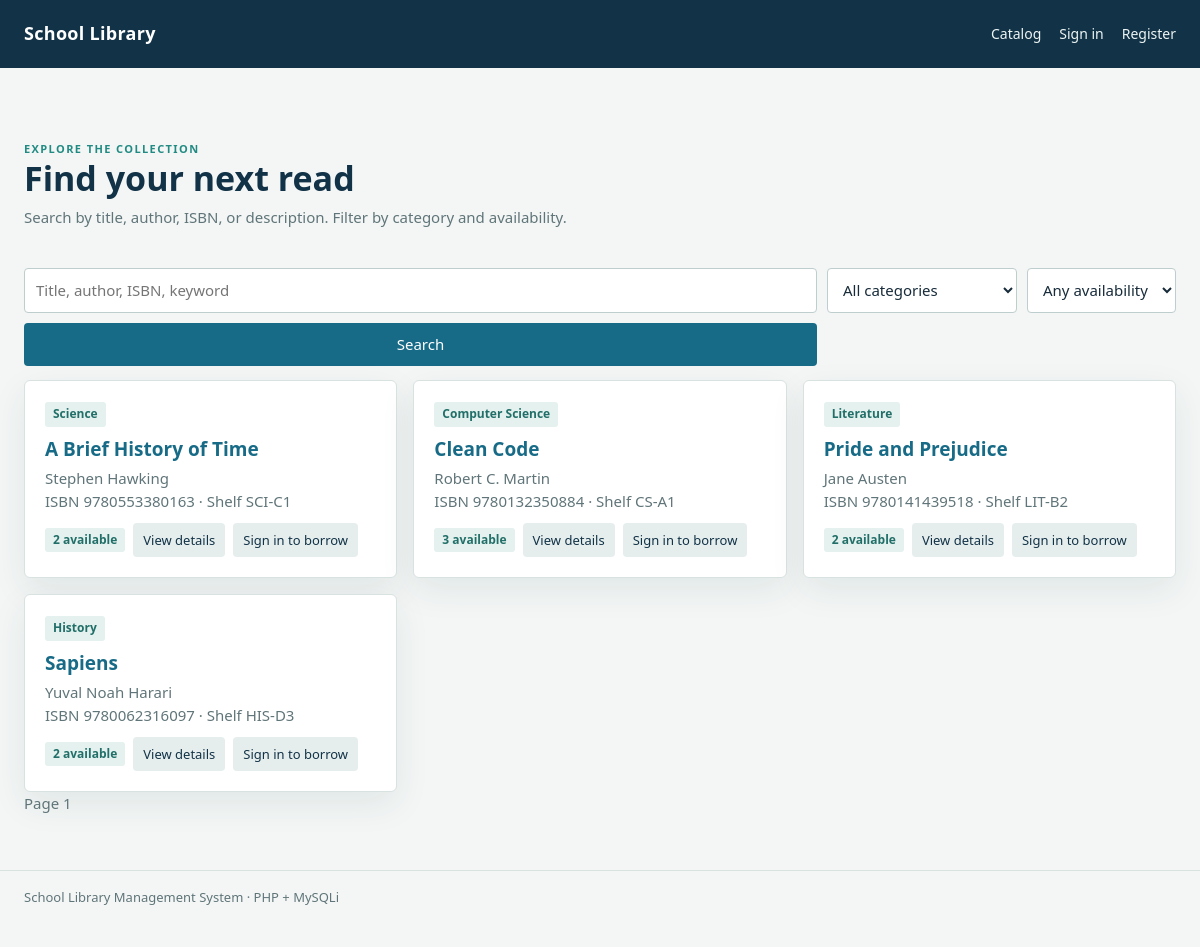
The page / on the database its author committed.
### tables this page shows
CREATE TABLE books (
  id BIGINT UNSIGNED AUTO_INCREMENT PRIMARY KEY,
  isbn VARCHAR(20) NULL UNIQUE,
  title VARCHAR(220) NOT NULL,
  category_id BIGINT UNSIGNED NOT NULL,
  publisher VARCHAR(160) NULL,
  publication_year SMALLINT UNSIGNED NULL,
  description TEXT NULL,
  cover_image VARCHAR(500) NULL,
  shelf_location VARCHAR(80) NULL,
  total_copies SMALLINT UNSIGNED NOT NULL DEFAULT 1,
  archived_at DATETIME NULL,
  created_at TIMESTAMP NOT NULL DEFAULT CURRENT_TIMESTAMP,
  updated_at TIMESTAMP NOT NULL DEFAULT CURRENT_TIMESTAMP ON UPDATE CURRENT_TIMESTAMP,
  CONSTRAINT fk_book_category FOREIGN KEY (category_id) REFERENCES categories(id),
  INDEX idx_books_title (title),
  INDEX idx_books_category_archived (category_id, archived_at)
);

CREATE TABLE categories (
  id BIGINT UNSIGNED AUTO_INCREMENT PRIMARY KEY,
  category_name VARCHAR(100) NOT NULL UNIQUE,
  description VARCHAR(500) NULL,
  archived_at DATETIME NULL,
  created_at TIMESTAMP NOT NULL DEFAULT CURRENT_TIMESTAMP,
  updated_at TIMESTAMP NOT NULL DEFAULT CURRENT_TIMESTAMP ON UPDATE CURRENT_TIMESTAMP
);

### includes/functions.php (called while the page is built, shortened)
<?php
function e(mixed $value): string
{
    return htmlspecialchars((string) $value, ENT_QUOTES | ENT_SUBSTITUTE, 'UTF-8');
}
function db_all(string $sql, string $types = '', mixed ...$values): array
{
    global $db;
    $statement = $db->prepare($sql);
    if ($types !== '') {
        $statement->bind_param($types, ...$values);
    }
    $statement->execute();
    $rows = $statement->get_result()->fetch_all(MYSQLI_ASSOC);
    return $rows;
}
function current_user(): ?array
{
    return $_SESSION['user'] ?? null;
}

### pages/catalog.php (the view, shortened to what this page needs)
<?php
$search = trim((string) ($_GET['q'] ?? ''));
$availability = (string) ($_GET['availability'] ?? 'all');
$page = max(1, (int) ($_GET['page'] ?? 1));
$perPage = 24;
$sql = "SELECT b.id, b.title, b.isbn, b.total_copies, b.shelf_location, b.cover_image, c.category_name,
        GROUP_CONCAT(DISTINCT a.author_name ORDER BY a.author_name SEPARATOR ', ') AS authors,
        GREATEST(CAST(b.total_copies AS SIGNED)
            - (SELECT COUNT(*) FROM borrowing_transactions t WHERE t.book_id=b.id AND t.status IN ('borrowed','overdue','lost'))
            - (SELECT COUNT(*) FROM borrowing_requests r WHERE r.book_id=b.id AND r.status IN ('pending','approved'))
            - (SELECT COUNT(*) FROM reservations q WHERE q.book_id=b.id AND q.status='ready_for_pickup' AND q.expires_at>NOW()), 0) AS available
        FROM books b JOIN categories c ON c.id=b.category_id
        LEFT JOIN book_authors ba ON ba.book_id=b.id LEFT JOIN authors a ON a.id=ba.author_id
        WHERE b.archived_at IS NULL";
$types = '';
$params = [];
$sql .= ' GROUP BY b.id';
$sql .= ' ORDER BY b.title LIMIT ? OFFSET ?';
$types .= 'ii';
$params[] = $perPage + 1;
$params[] = ($page - 1) * $perPage;
$books = db_all($sql, $types, ...$params);
?>
<div class="hero">
    <div>
        <span class="eyebrow">Explore the collection</span>
        <h1>Find your next read</h1>
        <div class="muted">Search by title, author, ISBN, or description. Filter by category and availability.</div>
    </div>
</div>
<form class="searchbar" method="get">
    <input name="q" value="<?= e($search) ?>" placeholder="Title, author, ISBN, keyword">
    <select name="category">
        <option value="0">All categories</option>
    </select>
    <select name="availability">
        <option value="all" <?= $availability === 'all' ? 'selected' : '' ?>>Any availability</option>
    </select>
    <button>Search</button>
</form>
<section class="books">
    <?php foreach ($books as $book): ?>
        <article class="book">
            <div>
                <span class="tag"><?= e($book['category_name']) ?></span>
                <h3><a href="index.php?view=book-details&amp;id=<?= (int) $book['id'] ?>"><?= e($book['title']) ?></a></h3>
                <div class="muted"><?= e($book['authors'] ?: 'Author not listed') ?></div>
                <div class="muted">ISBN <?= e($book['isbn'] ?: 'Not listed') ?> · Shelf <?= e($book['shelf_location'] ?: 'Unassigned') ?></div>
            </div>
            <div class="actions">
                <span class="status <?= (int) $book['available'] > 0 ? '' : 'waiting' ?>"><?= (int) $book['available'] ?> available</span>
                <a class="btn small secondary" href="index.php?view=book-details&amp;id=<?= (int) $book['id'] ?>">View details</a>
                <?php if ($user && $user['role'] === 'user' && $user['is_verified']): ?>
                    <form method="post">
                        <?= csrf_field() ?>
                        <input type="hidden" name="action" value="<?= (int) $book['available'] > 0 ? 'borrow' : 'reserve' ?>">
                        <input type="hidden" name="book_id" value="<?= (int) $book['id'] ?>">
                        <button class="small"><?= (int) $book['available'] > 0 ? 'Request to borrow' : 'Join queue' ?></button>
                    </form>
                <?php elseif (!$user): ?>
                    <a class="btn small secondary" href="index.php?view=login">Sign in to borrow</a>
                <?php endif; ?>
            </div>
        </article>
    <?php endforeach; ?>
</section>
<nav class="actions no-print" aria-label="Catalog pages">
    <span class="muted">Page <?= $page ?></span>
</nav>

### index.php (shortened to what this page needs)
<?php
$view = (string) ($_GET['view'] ?? (current_user() ? 'dashboard' : 'catalog'));
$user = current_user();
$flash = $_SESSION['flash'] ?? null;
function page_header(string $title, ?array $user, ?array $flash): void
{
    ?><!doctype html><html lang="en"><head><meta charset="utf-8"><meta name="viewport" content="width=device-width, initial-scale=1"><title><?= e($title) ?> | School Library</title><link rel="stylesheet" href="assets/css/app.css"></head><body><header class="topbar"><a class="brand" href="index.php">School Library</a><nav><a href="index.php?view=catalog">Catalog</a><?php if ($user): ?><a href="index.php?view=dashboard">Dashboard</a><?php if ($user['role'] === 'user'): ?><a href="index.php?view=my-activity">My activity</a><a href="index.php?view=profile">Profile</a><?php else: ?><a href="index.php?view=requests">Requests</a><a href="index.php?view=reservations">Queue</a><a href="index.php?view=transactions">Loans</a><a href="index.php?view=reports">Reports</a><?php if ($user['role'] === 'admin'): ?><a href="index.php?view=books">Manage books</a><a href="index.php?view=categories">Categories</a><a href="index.php?view=users">Accounts</a><a href="index.php?view=logs">Logs</a><a href="index.php?view=settings">Settings</a><?php endif; ?><?php endif; ?><form class="inline" method="post" action="logout.php"><?= csrf_field() ?><button class="small secondary">Sign out</button></form><?php else: ?><a href="index.php?view=login">Sign in</a><a href="index.php?view=register">Register</a><?php endif; ?></nav></header><main class="wrap"><?php if ($flash): ?><div class="alert <?= $flash['type'] === 'error' ? 'error' : '' ?>" role="status"><?= e($flash['message']) ?></div><?php endif; ?><?php
}
function page_footer(): void { ?></main><footer class="footer">School Library Management System · PHP + MySQLi</footer></body></html><?php }
$title = ucfirst(str_replace('-', ' ', $view));
page_header($title, $user, $flash);
if ($view === 'login' || $view === 'register' || $view === 'verify-notice' || $view === 'forgot-password' || $view === 'reset-password') {
    require __DIR__ . '/pages/auth.php';
} elseif ($view === 'catalog') {
    require __DIR__ . '/pages/catalog.php';
} elseif ($view === 'book-details') {
    require __DIR__ . '/pages/book-details.php';
} elseif ($view === 'profile') {
    require __DIR__ . '/pages/profile.php';
} elseif ($view === 'requests') {
    require __DIR__ . '/pages/requests.php';
} elseif ($view === 'reservations') {
    require __DIR__ . '/pages/reservations.php';
} elseif ($view === 'transactions') {
    require __DIR__ . '/pages/transactions.php';
} elseif ($view === 'book-edit') {
    require __DIR__ . '/pages/book-edit.php';
} elseif ($view === 'books') {
    require __DIR__ . '/pages/books.php';
} elseif ($view === 'users') {
    require __DIR__ . '/pages/users.php';
} elseif ($view === 'logs') {
    require __DIR__ . '/pages/activity-logs.php';
} else {
    ?><section class="panel"><h1>Page not found</h1><a href="index.php">Return to catalog</a></section><?php
}
page_footer();

### assets/css/app.css (style rules this page uses)
:root { --ink:#172b3a;--navy:#123247;--blue:#176b87;--teal:#218b83;--paper:#f3f6f5;--line:#d8e2e1;--muted:#607579;--white:#fff;--red:#a33b3b;--gold:#a16d18;--shadow:0 12px 35px rgba(16,48,59,.08) }
* { box-sizing:border-box }
body { margin:0;background:var(--paper);color:var(--ink);font:15px/1.55 "Segoe UI",Tahoma,sans-serif }
a { color:var(--blue);text-decoration:none }
.topbar { height:68px;background:var(--navy);color:white;display:flex;align-items:center;justify-content:space-between;padding:0 max(24px,calc((100vw - 1200px)/2));gap:20px }
.brand { font-weight:750;letter-spacing:.3px;color:white;font-size:18px }
.topbar nav { display:flex;gap:18px;align-items:center;flex-wrap:wrap }
.topbar nav a { color:#edf5f4;font-size:14px }
.wrap { max-width:1200px;margin:34px auto;padding:0 24px }
.hero { padding:34px 0 24px;display:flex;align-items:flex-end;justify-content:space-between;gap:24px }
.hero h1 { font-size:34px;line-height:1.15;margin:0 0 8px;color:var(--navy) }
.eyebrow { text-transform:uppercase;font-size:11px;letter-spacing:1.4px;color:var(--teal);font-weight:750 }
.muted { color:var(--muted) }
.panel,.stat,.book { background:var(--white);border:1px solid var(--line);border-radius:6px;box-shadow:var(--shadow) }
.books { display:grid;grid-template-columns:repeat(3,minmax(0,1fr));gap:16px }
.book { padding:20px;min-height:198px;display:flex;flex-direction:column;justify-content:space-between }
.book h3 { margin:8px 0 3px;color:var(--navy);font-size:19px }
.tag,.status { display:inline-block;border-radius:3px;padding:3px 8px;background:#e5f1ef;color:#216f68;font-size:12px;font-weight:650 }
.btn,button { border:0;border-radius:4px;background:var(--blue);padding:10px 14px;color:white;font-weight:650;cursor:pointer;font:inherit }
.btn.secondary,button.secondary { background:#e5eeed;color:var(--navy) }
.btn.small,button.small { font-size:13px;padding:7px 10px }
input,select,textarea { width:100%;padding:10px 11px;border:1px solid #becdcd;border-radius:4px;background:white;color:var(--ink);font:inherit }
.actions { display:flex;gap:8px;flex-wrap:wrap;align-items:center }
.searchbar { display:grid;grid-template-columns:1fr 190px auto;gap:10px;margin:14px 0 }
.footer { max-width:1200px;margin:55px auto 24px;padding:16px 24px;border-top:1px solid var(--line);color:var(--muted);font-size:13px }

### rows shown on the page
books: category.category_name "Science", title "A Brief History of Time", authors "Stephen Hawking", isbn "9780553380163", shelf_location "SCI-C1", available "2"
books: category.category_name "Computer Science", title "Clean Code", authors "Robert C. Martin", isbn "9780132350884", shelf_location "CS-A1", available "3"
books: category.category_name "Literature", title "Pride and Prejudice", authors "Jane Austen", isbn "9780141439518", shelf_location "LIT-B2", available "2"
books: category.category_name "History", title "Sapiens", authors "Yuval Noah Harari", isbn "9780062316097", shelf_location "HIS-D3", available "2"

### other values the page prints
$page "1"
